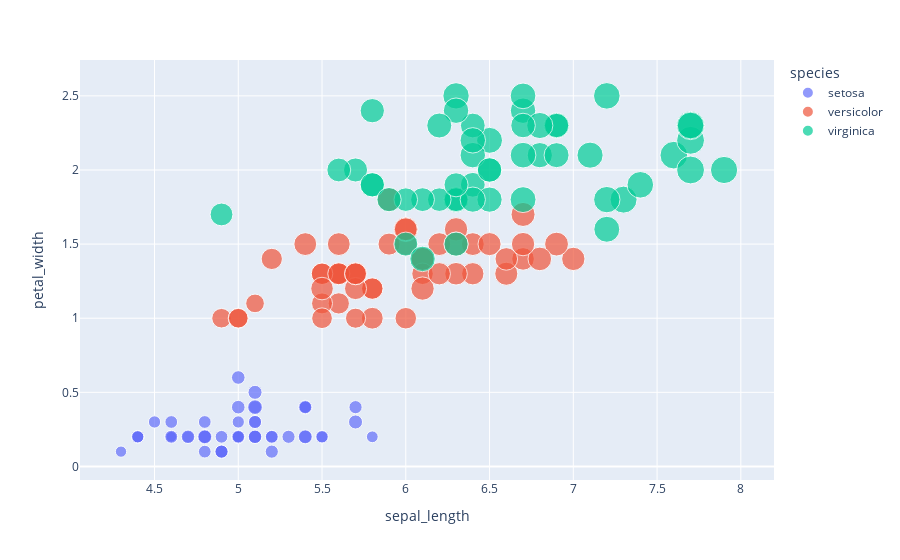

The notebook cell saved with this chart:
### Markdown cell above
### Bubble Plot

### Code cell
import plotly.express as px 

# using the iris dataset
df = px.data.iris() 

# plotting the bubble chart
fig = px.scatter(df, x="sepal_length", y="petal_width",
                size="petal_length", color="species")

# showing the plot
fig.show()

### Figure 1 — Plotly figure (JSON) as saved in the notebook; plotly's stock layout.template omitted (floating-point values rounded to 4 significant figures)
{"data": [{"hovertemplate": "species=setosa<br>sepal_length=%{x}<br>petal_width=%{y}<br>petal_length=%{marker.size}<extra></extra>", "legendgroup": "setosa", "marker": {"color": "#636efa", "size": [1.4, 1.4, 1.3, 1.5, 1.4, 1.7, 1.4, 1.5, 1.4, 1.5, 1.5, 1.6, 1.4, 1.1, 1.2, 1.5, 1.3, 1.4, 1.7, 1.5, 1.7, 1.5, 1, 1.7, 1.9, 1.6, 1.6, 1.5, 1.4, 1.6, 1.6, 1.5, 1.5, 1.4, 1.5, 1.2, 1.3, 1.5, 1.3, 1.5, 1.3, 1.3, 1.3, 1.6, 1.9, 1.4, 1.6, 1.4, 1.5, 1.4], "sizemode": "area", "sizeref": 0.01725, "symbol": "circle"}, "mode": "markers", "name": "setosa", "orientation": "v", "showlegend": true, "type": "scatter", "x": [5.1, 4.9, 4.7, 4.6, 5, 5.4, 4.6, 5, 4.4, 4.9, 5.4, 4.8, 4.8, 4.3, 5.8, 5.7, 5.4, 5.1, 5.7, 5.1, 5.4, 5.1, 4.6, 5.1, 4.8, 5, 5, 5.2, 5.2, 4.7, 4.8, 5.4, 5.2, 5.5, 4.9, 5, 5.5, 4.9, 4.4, 5.1, 5, 4.5, 4.4, 5, 5.1, 4.8, 5.1, 4.6, 5.3, 5], "xaxis": "x", "y": [0.2, 0.2, 0.2, 0.2, 0.2, 0.4, 0.3, 0.2, 0.2, 0.1, 0.2, 0.2, 0.1, 0.1, 0.2, 0.4, 0.4, 0.3, 0.3, 0.3, 0.2, 0.4, 0.2, 0.5, 0.2, 0.2, 0.4, 0.2, 0.2, 0.2, 0.2, 0.4, 0.1, 0.2, 0.1, 0.2, 0.2, 0.1, 0.2, 0.2, 0.3, 0.3, 0.2, 0.6, 0.4, 0.3, 0.2, 0.2, 0.2, 0.2], "yaxis": "y"}, {"hovertemplate": "species=versicolor<br>sepal_length=%{x}<br>petal_width=%{y}<br>petal_length=%{marker.size}<extra></extra>", "legendgroup": "versicolor", "marker": {"color": "#EF553B", "size": [4.7, 4.5, 4.9, 4, 4.6, 4.5, 4.7, 3.3, 4.6, 3.9, 3.5, 4.2, 4, 4.7, 3.6, 4.4, 4.5, 4.1, 4.5, 3.9, 4.8, 4, 4.9, 4.7, 4.3, 4.4, 4.8, 5, 4.5, 3.5, 3.8, 3.7, 3.9, 5.1, 4.5, 4.5, 4.7, 4.4, 4.1, 4, 4.4, 4.6, 4, 3.3, 4.2, 4.2, 4.2, 4.3, 3, 4.1], "sizemode": "area", "sizeref": 0.01725, "symbol": "circle"}, "mode": "markers", "name": "versicolor", "orientation": "v", "showlegend": true, "type": "scatter", "x": [7, 6.4, 6.9, 5.5, 6.5, 5.7, 6.3, 4.9, 6.6, 5.2, 5, 5.9, 6, 6.1, 5.6, 6.7, 5.6, 5.8, 6.2, 5.6, 5.9, 6.1, 6.3, 6.1, 6.4, 6.6, 6.8, 6.7, 6, 5.7, 5.5, 5.5, 5.8, 6, 5.4, 6, 6.7, 6.3, 5.6, 5.5, 5.5, 6.1, 5.8, 5, 5.6, 5.7, 5.7, 6.2, 5.1, 5.7], "xaxis": "x", "y": [1.4, 1.5, 1.5, 1.3, 1.5, 1.3, 1.6, 1, 1.3, 1.4, 1, 1.5, 1, 1.4, 1.3, 1.4, 1.5, 1, 1.5, 1.1, 1.8, 1.3, 1.5, 1.2, 1.3, 1.4, 1.4, 1.7, 1.5, 1, 1.1, 1, 1.2, 1.6, 1.5, 1.6, 1.5, 1.3, 1.3, 1.3, 1.2, 1.4, 1.2, 1, 1.3, 1.2, 1.3, 1.3, 1.1, 1.3], "yaxis": "y"}, {"hovertemplate": "species=virginica<br>sepal_length=%{x}<br>petal_width=%{y}<br>petal_length=%{marker.size}<extra></extra>", "legendgroup": "virginica", "marker": {"color": "#00cc96", "size": [6, 5.1, 5.9, 5.6, 5.8, 6.6, 4.5, 6.3, 5.8, 6.1, 5.1, 5.3, 5.5, 5, 5.1, 5.3, 5.5, 6.7, 6.9, 5, 5.7, 4.9, 6.7, 4.9, 5.7, 6, 4.8, 4.9, 5.6, 5.8, 6.1, 6.4, 5.6, 5.1, 5.6, 6.1, 5.6, 5.5, 4.8, 5.4, 5.6, 5.1, 5.1, 5.9, 5.7, 5.2, 5, 5.2, 5.4, 5.1], "sizemode": "area", "sizeref": 0.01725, "symbol": "circle"}, "mode": "markers", "name": "virginica", "orientation": "v", "showlegend": true, "type": "scatter", "x": [6.3, 5.8, 7.1, 6.3, 6.5, 7.6, 4.9, 7.3, 6.7, 7.2, 6.5, 6.4, 6.8, 5.7, 5.8, 6.4, 6.5, 7.7, 7.7, 6, 6.9, 5.6, 7.7, 6.3, 6.7, 7.2, 6.2, 6.1, 6.4, 7.2, 7.4, 7.9, 6.4, 6.3, 6.1, 7.7, 6.3, 6.4, 6, 6.9, 6.7, 6.9, 5.8, 6.8, 6.7, 6.7, 6.3, 6.5, 6.2, 5.9], "xaxis": "x", "y": [2.5, 1.9, 2.1, 1.8, 2.2, 2.1, 1.7, 1.8, 1.8, 2.5, 2, 1.9, 2.1, 2, 2.4, 2.3, 1.8, 2.2, 2.3, 1.5, 2.3, 2, 2, 1.8, 2.1, 1.8, 1.8, 1.8, 2.1, 1.6, 1.9, 2, 2.2, 1.5, 1.4, 2.3, 2.4, 1.8, 1.8, 2.1, 2.4, 2.3, 1.9, 2.3, 2.5, 2.3, 1.9, 2, 2.3, 1.8], "yaxis": "y"}], "layout": {"legend": {"itemsizing": "constant", "title": {"text": "species"}, "tracegroupgap": 0}, "margin": {"t": 60}, "xaxis": {"anchor": "y", "domain": [0, 1], "title": {"text": "sepal_length"}}, "yaxis": {"anchor": "x", "domain": [0, 1], "title": {"text": "petal_width"}}}}
